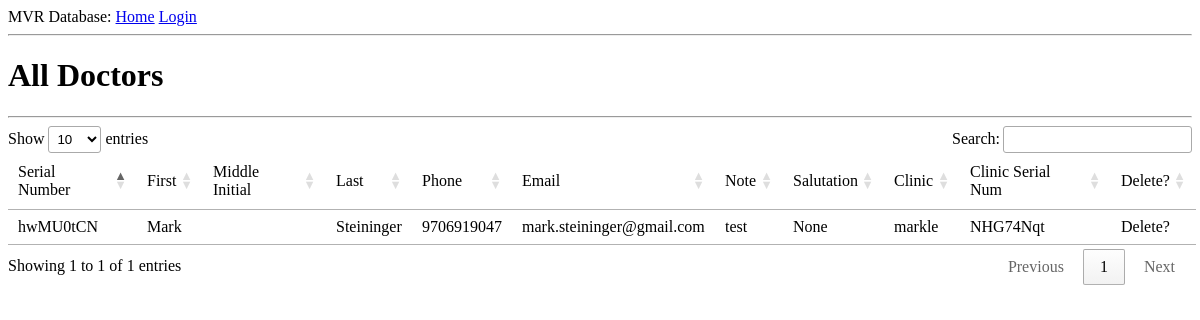
Before: /doctortable with the older database file.
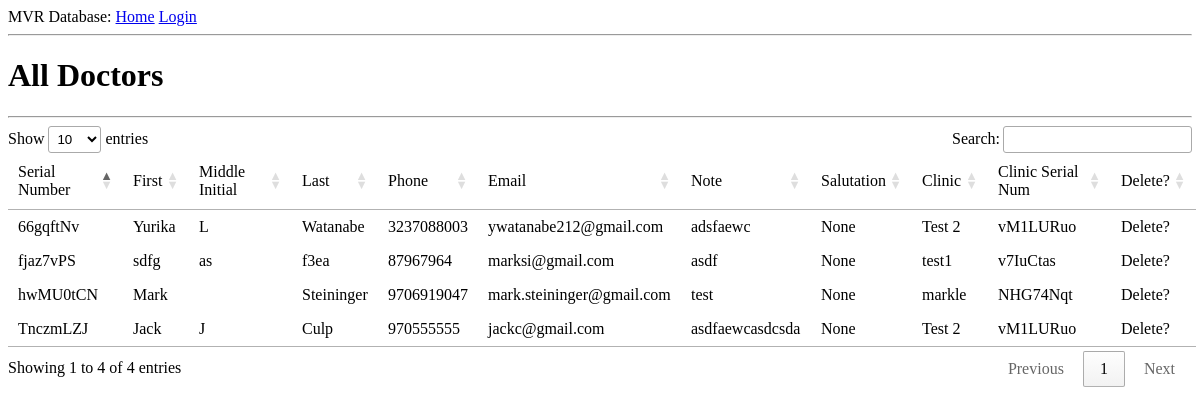
After: the same page with the newer database file.
### app/models.py (models this page shows, shortened)
class Doctor(db.Model):
    doctorSerialNum = db.Column(db.String(64), primary_key=True)
    first = db.Column(db.String(24))
    middle = db.Column(db.String(3))
    last = db.Column(db.String(24))
    cell = db.Column(db.String(20))
    phone = db.Column(db.String(20))
    email = db.Column(db.String(64))
    note = db.Column(db.String(140))
    salutation = db.Column(db.String(4))
    clinicName = db.Column(db.String(20))
    clinicSerialNum = db.Column(db.String(64), db.ForeignKey('clinic.clinicSerialNum'))

### app/routes.py (the view)
@app.route('/doctortable', methods=['GET', 'POST'])
def doctorTable():
    doctors = Doctor.query.all()
    return render_template('/tables/doctorTable.html',  title='All Doctors', doctors=doctors)

### app/templates/tables/doctorTable.html (shortened to what this page needs)
{% extends "base.html" %}
{% block content %}
<link rel="stylesheet" type="text/css" href="https://cdn.datatables.net/1.10.19/css/jquery.dataTables.min.css">
<h1>All Doctors</h1>
<hr />
    <table id="table-1">
        <thead>
            <tr>
                <td>Serial Number</td><td>First</td><td>Middle Initial</td><td>Last</td><td>Phone</td><td>Email</td><td>Note</td><td>Salutation</td><td>Clinic</td><td>Clinic Serial Num</td><td>Delete?</td>
            </tr>
        </thead>
        <tbody>
        {% for d in doctors %}
        <tr>
            <td>{{ d.doctorSerialNum }}</td><td>{{ d.first }}</td><td>{{ d.middle }}</td><td>{{ d.last }}</td><td>{{ d.phone }}</td><td>{{ d.email }}</td><td>{{ d.note }}</td><td>{{ d.salutation }}</td><td>{{ d.clinicName }}</td><td>{{ d.clinicSerialNum }}</td><td>Delete?</td>
        </tr>
        {% endfor %}
        </tbody>
    </table>
{% endblock %}

### app/templates/base.html (shortened to what this page needs)
<!DOCTYPE html>
    <head>
     <link rel="stylesheet" href="{{ url_for('static',    filename='css/forms.css') }}">
    </head>
    <body>
        <div>
            MVR Database:
            <a href="{{ url_for('index') }}">Home</a>
            {% if current_user.is_anonymous %}
            <a href="{{ url_for('login') }}">Login</a>
            {% else %}
            <a href="{{ url_for('logout') }}">Logout</a>
            {% endif %}
        </div>
        <hr>
        {% block content %}{% endblock %}
    </body>
</html>

Changed rows visible on the page:
added Doctor: doctorSerialNum "66gqftNv", first "Yurika", middle "L", last "Watanabe", phone "3237088003", email "ywatanabe212@gmail.com", note "adsfaewc", salutation "None", clinicName "Test 2", clinicSerialNum "vM1LURuo"
added Doctor: doctorSerialNum "TnczmLZJ", first "Jack", middle "J", last "Culp", phone "970555555", email "jackc@gmail.com", note "asdfaewcasdcsda", salutation "None", clinicName "Test 2", clinicSerialNum "vM1LURuo"
added Doctor: doctorSerialNum "fjaz7vPS", first "sdfg", middle "as", last "f3ea", phone "87967964", email "marksi@gmail.com", note "asdf", salutation "None", clinicName "test1", clinicSerialNum "v7IuCtas"
Other visible differences:
text written by a page script: "Show entries Search: Showing 1 to 1 of 1 entries Previous 1 Next" → "Show entries Search: Showing 1 to 4 of 4 entries Previous 1 Next"
